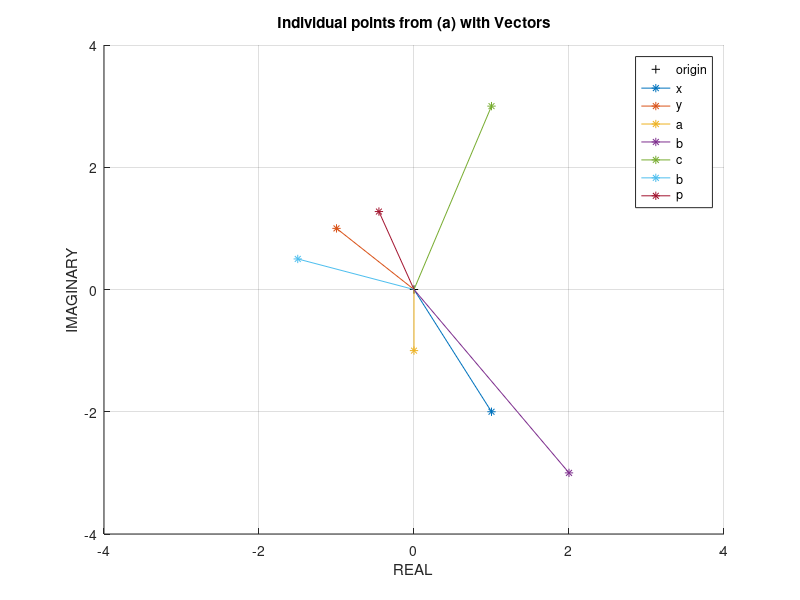
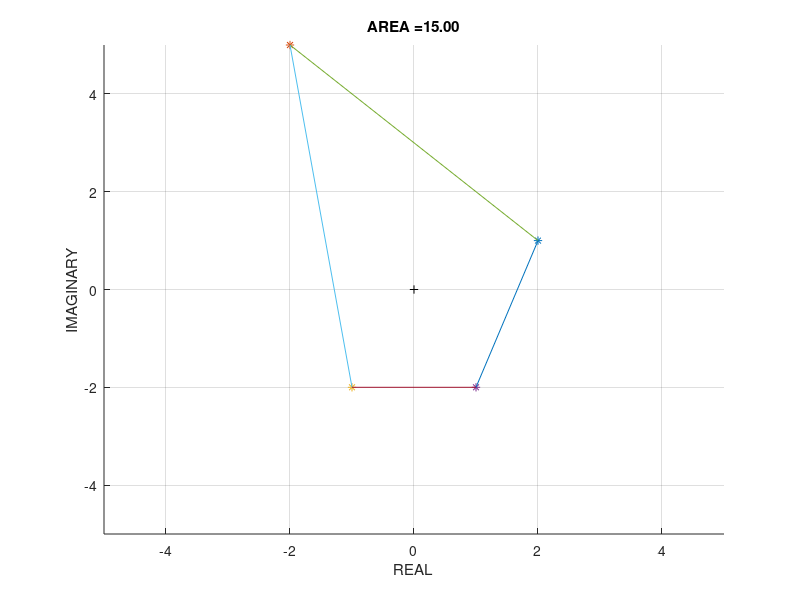
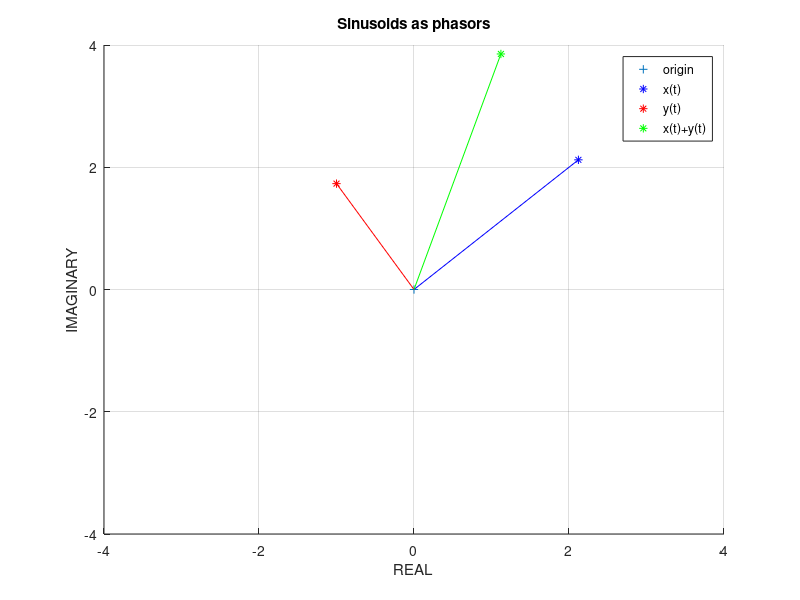

These figures' MATLAB source, in order:
%% LAB #0 - The complex plane

%Marc Dominic Cabote
%CECS 463 Fall 2018

close all; clear all; format compact; clc; %clear init
disp('Lab #0 - The Complex Plane');
str = datestr(now); fprintf('MATLAB time stamo: %s\n', str);
disp(' ');

%% Problem 1
disp('Problem 1');
%+++++++++++++++++++++++++++++++++++++++++++++++++++++++++
disp('(a)');
x=1-2j; xreal=real(x); ximag=imag(x);
y=-1+1j; yreal=real(y); yimag=imag(y);
a=x+y; b=x-y; c=x*y; d=x/y; p=x^y; %quantities to verify

%check if a is correct
aCheck=(xreal+yreal)+1j*(ximag+yimag); diff=a-aCheck;
if(diff==0)
    disp('quantity a is verified');
else
    disp('error in calculation');
end
%check if b is correct
bCheck=(xreal-yreal)+1j*(ximag-yimag); diff=b-bCheck;
if(diff==0)
    disp('quantity b is verified');
else
    disp('error in calculation');
end
%check if c is verified
cCheck=((xreal*yreal)-(ximag*yimag))+1j*((xreal*yimag)+(ximag*yreal)); 
diff=c-cCheck;
if(diff==0)
    disp('quantity c is verified');
else
    disp('error in calculation');
end
%check if d is verified
dCheck=((xreal*yreal)+(ximag*yimag))+1j*((ximag*yreal)-(xreal*yimag));
dCheck=dCheck/((yreal^2)+(yimag^2));
diff=d-dCheck;
if(diff==0)
    disp('quantity d is verified');
else
    disp('error in calculation');
end
%check if 
xmag=sqrt(xreal^2+ximag^2); xang=angle(x);%angle and magnitude of x
pCheck=exp(y*(log(xmag)+1j*(xang))); diff=p-pCheck;
if(diff==0)
    disp('quantity p is verified');
else
    disp('error in calculation');
end
disp(' ');
%+++++++++++++++++++++++++++++++++++++++++++++++++++++++++
figure(1); clf(1);
hold on; grid on;
title('Individual points from (a) with Vectors');%graoh title
xlabel('REAL'); ylabel('IMAGINARY');%axislabels
axis([-4,4,-4,4]); %set center
plot((0),(0),'k+');%origin
plot(real(x),imag(x),'Marker','*');
plot(real(y),imag(y),'Marker','*');
plot(real(a),imag(a),'Marker','*');
plot(real(b),imag(b),'Marker','*');
plot(real(c),imag(c),'Marker','*');
plot(real(d),imag(d),'Marker','*');
plot(real(p),imag(p),'Marker','*');
legend ('origin','x','y', 'a', 'b', 'c', 'b', 'p');
%+++++++++++++++++++++++++++++++++++++++++++++++++++++++++
disp('(c)');
mag=abs(a); ang=angle(a)*(180/pi);
fprintf('Magnitude of a is %4.2f with angle of %4.2f degrees\n',mag,ang);
mag=abs(b); ang=angle(b)*(180/pi);
fprintf('Magnitude of b is %4.2f with angle of %4.2f degrees\n',mag,ang);
mag=abs(c); ang=angle(c)*(180/pi);
fprintf('Magnitude of c is %4.2f with angle of %4.2f degrees\n',mag,ang);
mag=abs(d); ang=angle(d)*(180/pi);
fprintf('Magnitude of a is %4.2f with angle of %4.2f degrees\n',mag,ang);
mag=abs(p); ang=angle(p)*(180/pi);
fprintf('Magnitude of a is %4.2f with angle of %4.2f degrees\n',mag,ang);
disp(' ');

plot([0,real(x)],[0,imag(x)]);
plot([0,real(y)],[0,imag(y)]);
plot([0,real(a)],[0,imag(a)]);
plot([0,real(b)],[0,imag(b)]);
plot([0,real(c)],[0,imag(c)]);
plot([0,real(d)],[0,imag(d)]);
plot([0,real(p)],[0,imag(p)]);
legend ('origin','x','y', 'a', 'b', 'c', 'b', 'p');
hold off;

%+++++++++++++++++++++++++++++++++++++++++++++++++++++++++
%create four random points each quadrant
disp('(d)');
figure(2);clf(2);
hold on; grid on;

q1=+randi(5)+1j*(randi(5)); %Q1
q2=-randi(5)+1j*(randi(5)); %Q2
q3=-randi(5)-1j*(randi(5)); %Q3
q4=+randi(5)-1j*(randi(5)); %Q4

fprintf('Q1=%4.2f+%4.2fj\n', real(q1),imag(q1));
fprintf('Q2=%4.2f+%4.2fj\n', real(q2),imag(q2));
fprintf('Q3=%4.2f+%4.2fj\n', real(q3),imag(q3));
fprintf('Q4=%4.2f+%4.2fj\n', real(q4),imag(q4));

area_triangle=@(x1,x2,x3) 0.5*abs(real(x1)*(imag(x2)-imag(x3)) ...
+ real(x2)*(imag(x3)-imag(x1)) + real(x3)*(imag(x1)-imag(x2)));
area_quad=@(x1,x2,x3,x4) area_triangle(x1,x2,x3) + area_triangle(x1,x3,x4);
Area = area_quad(q1,q2,q3,q4);

title(sprintf('AREA =%4.2f',Area));%graph title which is area
xlabel('REAL'); ylabel('IMAGINARY');%axislabels
axis([-5,5,-5,5]); %set center
plot((0),(0),'k+');%origin

plot(real(q1),imag(q1),'Marker','*');
plot(real(q2),imag(q2),'Marker','*');
plot(real(q3),imag(q3),'Marker','*');
plot(real(q4),imag(q4),'Marker','*');

plot([real(q1),real(q2)],[imag(q1),imag(q2)]);
plot([real(q2),real(q3)],[imag(q2),imag(q3)]);
plot([real(q3),real(q4)],[imag(q3),imag(q4)]);
plot([real(q4),real(q1)],[imag(q4),imag(q1)]);

%% Problem 2
figure(3); clf(3); grid on; 

title('Sinusoids as phasors');%graoh title
xlabel('REAL'); ylabel('IMAGINARY');%axislabels
axis ([-4,4,-4,4]);

x=3*exp(1j*45*(pi/180)); xreal=real(x); ximag=imag(x);
y=2*exp(1j*(-150-90)*(pi/180)); yreal=real(y); yimag=imag(y);

hold on;
plot(0,0,'+');%origin
plot(real(x),imag(x),'b*');
plot(real(y),imag(y),'r*');
plot(real(x+y),imag(x+y),'g*')
plot([0,xreal],[0,ximag],'b');
plot([0,yreal],[0,yimag],'r');
disp(' ');
%% Problem 3
disp('Problem 3');
fprintf('Magnitude(x+y)= %4.2f phase_angle = %4.2f',abs(x+y),angle(x+y)*(180/pi));
disp(' degrees');
plot([0,xreal+yreal],[0,ximag+yimag],'g');
legend ('origin','x(t)','y(t)','x(t)+y(t)');
disp(' ');
hold off;

%% Problem 4
disp('Problem 4'); 
Offset=(-2.75+0.75)/2;
A=(0.75-(-2.75))/2;%amplitude
angFreq=(2*pi)/(0.04);%angular frequency
phase=(0-0.018)*(360/0.04);

fprintf('Offset=%4.2f;\nAmplitude=%4.2f;\n',Offset,A);
fprintf('Angular Frequency=%4.2f;\nphase=%4.2f;\n',angFreq,phase);




